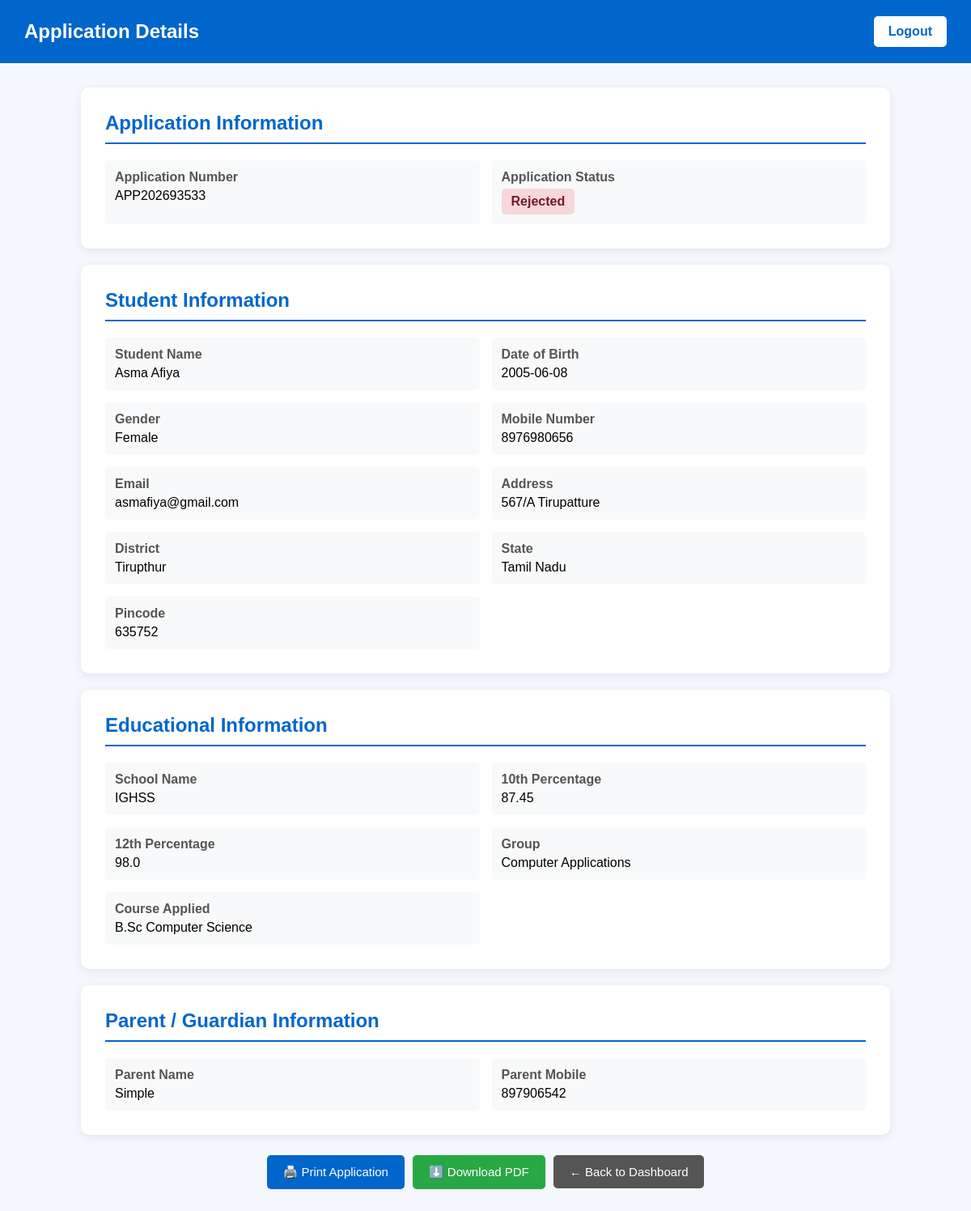
Screenshot of /admin/application/APP202693533 (signed in) with the database file from the repository.
### tables this page shows
CREATE TABLE applications (

            id INTEGER PRIMARY KEY AUTOINCREMENT,

            application_number TEXT UNIQUE,

            student_name TEXT NOT NULL,

            dob TEXT NOT NULL,

            gender TEXT NOT NULL,

            mobile TEXT NOT NULL,

            email TEXT NOT NULL,

            address TEXT NOT NULL,

            district TEXT NOT NULL,

            state TEXT NOT NULL,

            pincode TEXT NOT NULL,

            school TEXT NOT NULL,

            tenth REAL NOT NULL,

            twelfth REAL NOT NULL,

            group_name TEXT NOT NULL,

            course TEXT NOT NULL,

            parent_name TEXT NOT NULL,

            parent_mobile TEXT NOT NULL,

            photo TEXT,

            certificate TEXT,

            status TEXT DEFAULT 'Submitted'

        );

### app.py (the view)
@app.route(
    "/admin/application/<application_number>"
)
def application_details(
    application_number
):
    if not session.get("admin_logged_in"):
        return redirect("/admin")
    connection = get_db_connection()
    application = connection.execute(
        """
        SELECT *
        FROM applications
        WHERE application_number = ?
        """,
        (application_number,)
    ).fetchone()
    connection.close()
    if application is None:
        return "Application not found.", 404
    return render_template(
        "application_details.html",
        application=application
    )

### app.py (called while the page is built)
def get_db_connection():
    connection = sqlite3.connect(DATABASE)
    connection.row_factory = sqlite3.Row
    return connection

### templates/application_details.html (shortened to what this page needs)
<!DOCTYPE html>
<html lang="en">
<head>
</head>
<body>
<div class="header">
    <h1>
        Application Details
    </h1>
    <a
        href="/admin/logout"
        class="logout"
    >
        Logout
    </a>
</div>
<div class="container">
    <div class="card">
        <h2>
            Application Information
        </h2>
        <div class="details">
            <div class="detail-box">
                <strong>
                    Application Number
                </strong>
                {{ application["application_number"] }}
            </div>
            <div class="detail-box">
                <strong>
                    Application Status
                </strong>
                {% if application["status"] == "Approved" %}
                    <span class="status approved">
                        Approved
                    </span>
                {% elif application["status"] == "Rejected" %}
                    <span class="status rejected">
                        Rejected
                    </span>
                {% else %}
                    <span class="status submitted">
                        Submitted
                    </span>
                {% endif %}
            </div>
        </div>
    </div>
    <div class="card">
        <h2>
            Student Information
        </h2>
        <div class="details">
            <div class="detail-box">
                <strong>
                    Student Name
                </strong>
                {{ application["student_name"] }}
            </div>
            <div class="detail-box">
                <strong>
                    Date of Birth
                </strong>
                {{ application["dob"] }}
            </div>
            <div class="detail-box">
                <strong>
                    Gender
                </strong>
                {{ application["gender"] }}
            </div>
            <div class="detail-box">
                <strong>
                    Mobile Number
                </strong>
                {{ application["mobile"] }}
            </div>
            <div class="detail-box">
                <strong>
                    Email
                </strong>
                {{ application["email"] }}
            </div>
            <div class="detail-box">
                <strong>
                    Address
                </strong>
                {{ application["address"] }}
            </div>
            <div class="detail-box">
                <strong>
                    District
                </strong>
                {{ application["district"] }}
            </div>
            <div class="detail-box">
                <strong>
                    State
                </strong>
                {{ application["state"] }}
            </div>
            <div class="detail-box">
                <strong>
                    Pincode
                </strong>
                {{ application["pincode"] }}
            </div>
        </div>
    </div>
    <div class="card">
        <h2>
            Educational Information
        </h2>
        <div class="details">
            <div class="detail-box">
                <strong>
                    School Name
                </strong>
                {{ application["school"] }}
            </div>
            <div class="detail-box">
                <strong>
                    10th Percentage
                </strong>
                {{ application["tenth"] }}
            </div>
            <div class="detail-box">
                <strong>
                    12th Percentage
                </strong>
                {{ application["twelfth"] }}
            </div>
            <div class="detail-box">
                <strong>
                    Group
                </strong>
                {{ application["group_name"] }}
            </div>
            <div class="detail-box">
                <strong>
                    Course Applied
                </strong>
                {{ application["course"] }}
            </div>
        </div>
    </div>
    <div class="card">
        <h2>
            Parent / Guardian Information
        </h2>
        <div class="details">
            <div class="detail-box">
                <strong>
                    Parent Name
                </strong>
                {{ application["parent_name"] }}
            </div>
            <div class="detail-box">
                <strong>
                    Parent Mobile
                </strong>
                {{ application["parent_mobile"] }}
            </div>
        </div>
    </div>
    <div class="button-container">
        <button
            onclick="window.print()"
            class="action-button print-button"
        >
            🖨️ Print Application
        </button>
        <a
            href="/admin/application/{{ application['application_number'] }}/download"
            class="action-button download-button"
        >
            ⬇️ Download PDF
        </a>
        <a
            href="/admin/dashboard"
            class="action-button back-button"
        >
            ← Back to Dashboard
        </a>
    </div>
</div>
</body>
</html>

### templates/application_details.html (style rules this page uses)
* { box-sizing: border-box; }
body { margin: 0; font-family: Arial, sans-serif; background: #f4f7fb; }
.header { background: #0066cc; color: white; padding: 20px 30px; display: flex; justify-content: space-between; align-items: center; }
.header h1 { margin: 0; font-size: 24px; }
.logout { background: white; color: #0066cc; text-decoration: none; padding: 10px 18px; border-radius: 5px; font-weight: bold; }
.container { width: 95%; max-width: 1000px; margin: 30px auto; }
.card { background: white; padding: 30px; border-radius: 10px; box-shadow: 0 3px 12px rgba(0, 0, 0, 0.08); margin-bottom: 20px; }
.card h2 { color: #0066cc; border-bottom: 2px solid #0066cc; padding-bottom: 10px; margin-top: 0; }
.details { display: grid; grid-template-columns: 1fr 1fr; gap: 15px; }
.detail-box { background: #f8f9fa; padding: 12px; border-radius: 5px; }
.detail-box strong { display: block; color: #555; margin-bottom: 5px; }
.status { font-weight: bold; padding: 7px 12px; border-radius: 5px; display: inline-block; }
.rejected { background: #f8d7da; color: #721c24; }
.button-container { display: flex; justify-content: center; align-items: center; gap: 10px; flex-wrap: wrap; margin-top: 25px; margin-bottom: 30px; }
.action-button { display: inline-block; color: white; text-decoration: none; padding: 12px 20px; border-radius: 5px; border: none; cursor: pointer; font-size: 15px; font-family: Arial, sans-serif; transition: 0.2s; }
.print-button { background: #0066cc; }
.download-button { background: #28a745; }
.back-button { background: #555; }

### rows the page displays
applications: application_number "APP202693533", student_name "Asma Afiya", dob "2005-06-08", gender "Female", mobile "8976980656", email "asmafiya@gmail.com", address "567/A Tirupatture", district "Tirupthur", state "Tamil Nadu", pincode "635752", school "IGHSS", tenth "87.45", twelfth "98.0", group_name "Computer Applications", course "B.Sc Computer Science", parent_name "Simple", parent_mobile "897906542"
